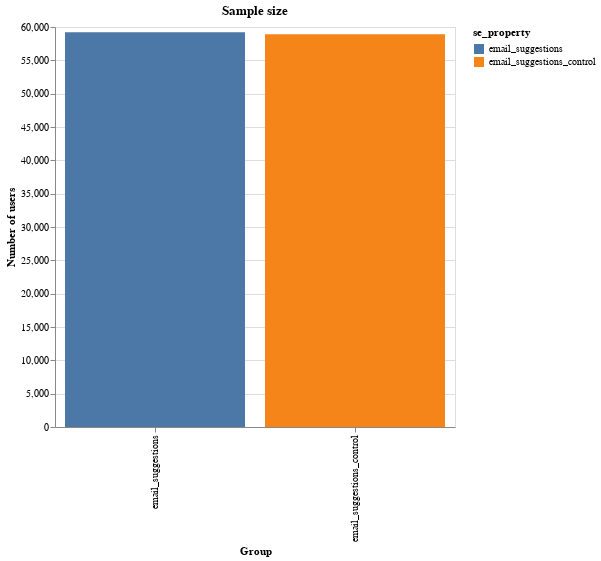

Notebook source saved alongside this figure:
### Markdown cell above
### Sample

### Code cell
df = pd.read_csv("email_test.csv")


# get number of participants
df = df.loc[df["step"] == "personal-information", :]
df = df.loc[
    (pd.to_datetime(df["user_created"]) >= pd.to_datetime("2020-06-09"))
    | (df["user_created"].isna() == True),
    :,
]

# count unique users per variant.
df = df.groupby(["se_property"])["rank_column"].agg("nunique").reset_index()

alt.Chart(df).mark_bar().encode(
    x=alt.X("se_property:N", axis=alt.Axis(title="Group")),
    y=alt.Y("rank_column:Q", axis=alt.Axis(title="Number of users")),
    color="se_property",
).properties(title="Sample size", width=400, height=400).display(renderer="svg")

### Figure 1 — Vega-Lite specification as saved in the notebook (floating-point values rounded to 4 significant figures)
{"config": {"view": {"continuousWidth": 400, "continuousHeight": 300}}, "data": {"name": "data-ad243b5a750e21ae3bf67dbd8042ecd3"}, "mark": "bar", "encoding": {"color": {"type": "nominal", "field": "se_property"}, "x": {"type": "nominal", "axis": {"title": "Group"}, "field": "se_property"}, "y": {"type": "quantitative", "axis": {"title": "Number of users"}, "field": "rank_column"}}, "height": 400, "title": "Sample size", "width": 400, "$schema": "https://vega.github.io/schema/vega-lite/v4.0.2.json", "datasets": {"data-ad243b5a750e21ae3bf67dbd8042ecd3": [{"se_property": "email_suggestions", "rank_column": 59231}, {"se_property": "email_suggestions_control", "rank_column": 58923}]}}
